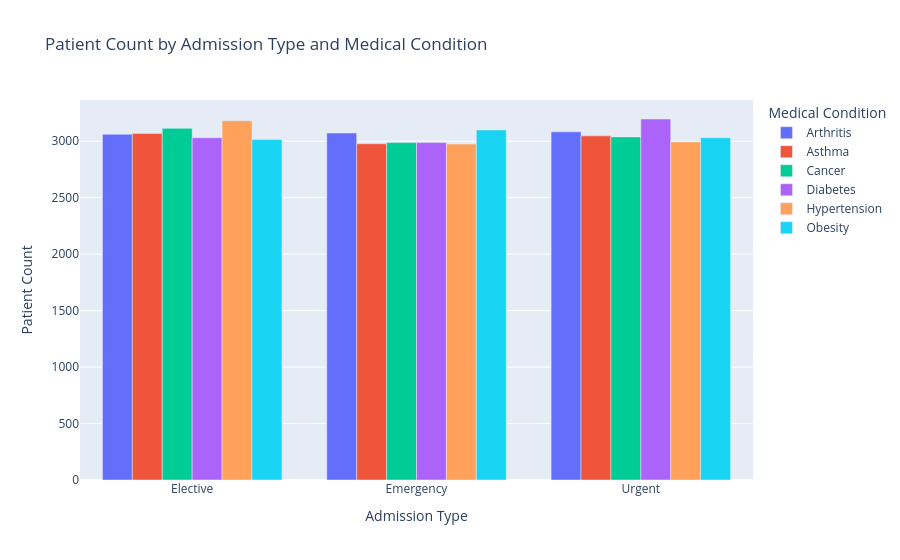

The code cell stored with this chart in its notebook:
### Markdown cell above
# Group by 'Admission Type' and 'Medical Condition'

### Code cell
# Group by 'Admission Type' and 'Medical Condition' and calculate the count for each combination
grouped_df = data_df.groupby(['Admission Type', 'Medical Condition']).size().reset_index(name='Count')

# Plot using Plotly Express
fig = px.bar(grouped_df, x='Admission Type', y='Count', color='Medical Condition', barmode='group',
             title='Patient Count by Admission Type and Medical Condition',
             labels={'Count': 'Patient Count', 'Admission Type': 'Admission Type', 'Medical Condition': 'Medical Condition'})
fig.show()

### Figure 1 — Plotly figure (JSON) as saved in the notebook; plotly's stock layout.template omitted (floating-point values rounded to 4 significant figures)
{"data": [{"alignmentgroup": "True", "hovertemplate": "Medical Condition=Arthritis<br>Admission Type=%{x}<br>Patient Count=%{y}<extra></extra>", "legendgroup": "Arthritis", "marker": {"color": "#636efa", "pattern": {"shape": ""}}, "name": "Arthritis", "offsetgroup": "Arthritis", "orientation": "v", "showlegend": true, "textposition": "auto", "type": "bar", "x": ["Elective", "Emergency", "Urgent"], "xaxis": "x", "y": [3062, 3073, 3083], "yaxis": "y"}, {"alignmentgroup": "True", "hovertemplate": "Medical Condition=Asthma<br>Admission Type=%{x}<br>Patient Count=%{y}<extra></extra>", "legendgroup": "Asthma", "marker": {"color": "#EF553B", "pattern": {"shape": ""}}, "name": "Asthma", "offsetgroup": "Asthma", "orientation": "v", "showlegend": true, "textposition": "auto", "type": "bar", "x": ["Elective", "Emergency", "Urgent"], "xaxis": "x", "y": [3069, 2978, 3048], "yaxis": "y"}, {"alignmentgroup": "True", "hovertemplate": "Medical Condition=Cancer<br>Admission Type=%{x}<br>Patient Count=%{y}<extra></extra>", "legendgroup": "Cancer", "marker": {"color": "#00cc96", "pattern": {"shape": ""}}, "name": "Cancer", "offsetgroup": "Cancer", "orientation": "v", "showlegend": true, "textposition": "auto", "type": "bar", "x": ["Elective", "Emergency", "Urgent"], "xaxis": "x", "y": [3114, 2988, 3038], "yaxis": "y"}, {"alignmentgroup": "True", "hovertemplate": "Medical Condition=Diabetes<br>Admission Type=%{x}<br>Patient Count=%{y}<extra></extra>", "legendgroup": "Diabetes", "marker": {"color": "#ab63fa", "pattern": {"shape": ""}}, "name": "Diabetes", "offsetgroup": "Diabetes", "orientation": "v", "showlegend": true, "textposition": "auto", "type": "bar", "x": ["Elective", "Emergency", "Urgent"], "xaxis": "x", "y": [3031, 2988, 3197], "yaxis": "y"}, {"alignmentgroup": "True", "hovertemplate": "Medical Condition=Hypertension<br>Admission Type=%{x}<br>Patient Count=%{y}<extra></extra>", "legendgroup": "Hypertension", "marker": {"color": "#FFA15A", "pattern": {"shape": ""}}, "name": "Hypertension", "offsetgroup": "Hypertension", "orientation": "v", "showlegend": true, "textposition": "auto", "type": "bar", "x": ["Elective", "Emergency", "Urgent"], "xaxis": "x", "y": [3182, 2975, 2994], "yaxis": "y"}, {"alignmentgroup": "True", "hovertemplate": "Medical Condition=Obesity<br>Admission Type=%{x}<br>Patient Count=%{y}<extra></extra>", "legendgroup": "Obesity", "marker": {"color": "#19d3f3", "pattern": {"shape": ""}}, "name": "Obesity", "offsetgroup": "Obesity", "orientation": "v", "showlegend": true, "textposition": "auto", "type": "bar", "x": ["Elective", "Emergency", "Urgent"], "xaxis": "x", "y": [3015, 3100, 3031], "yaxis": "y"}], "layout": {"barmode": "group", "legend": {"title": {"text": "Medical Condition"}, "tracegroupgap": 0}, "title": {"text": "Patient Count by Admission Type and Medical Condition"}, "xaxis": {"anchor": "y", "domain": [0, 1], "title": {"text": "Admission Type"}}, "yaxis": {"anchor": "x", "domain": [0, 1], "title": {"text": "Patient Count"}}}}
